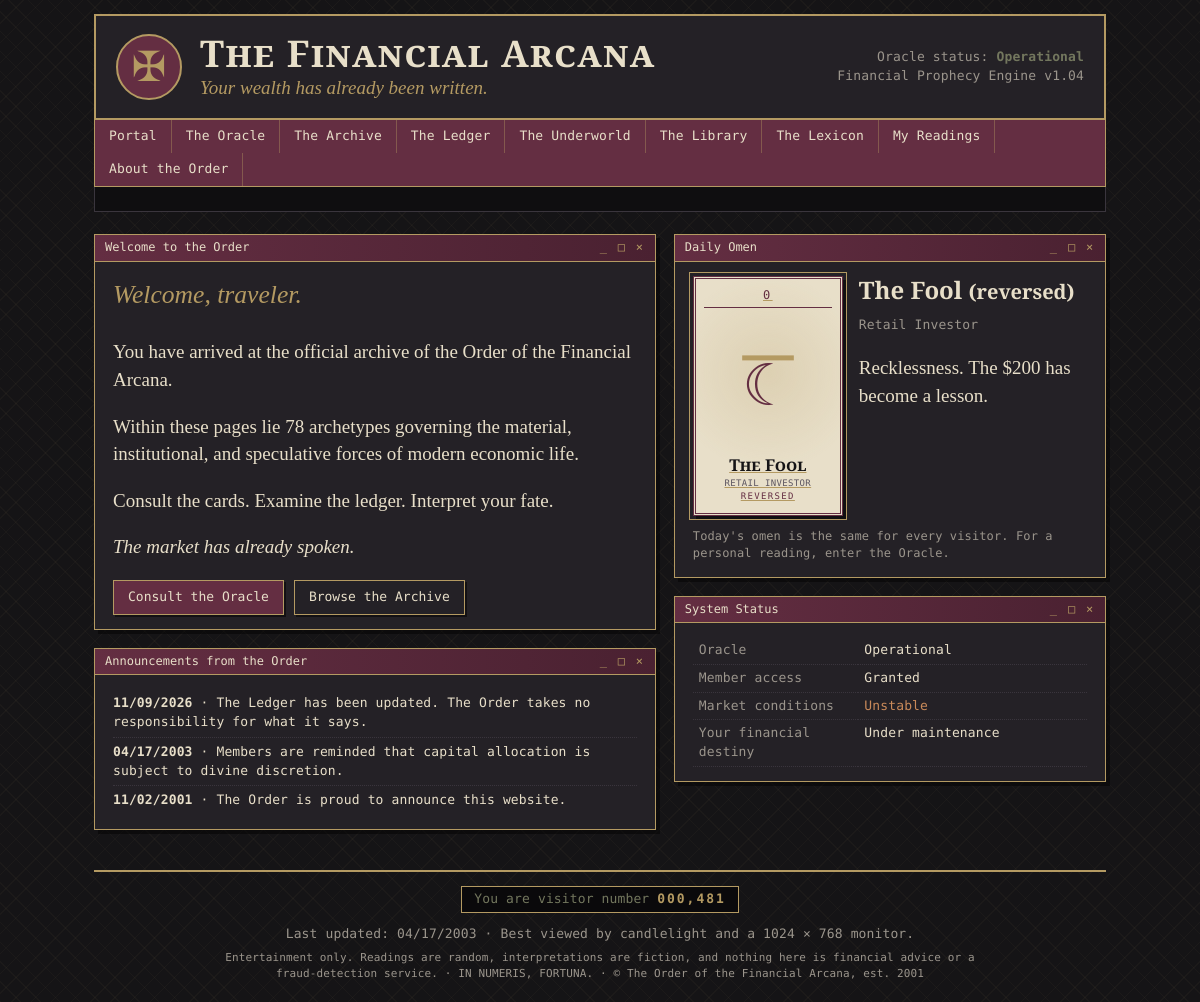
The page / on the database its author committed.
### models.py (models this page shows, shortened)
class Card(db.Model):
    __tablename__ = "cards"
    card_id = db.Column(db.Integer, primary_key=True)
    name = db.Column(db.String(80), unique=True, nullable=False)
    arcana = db.Column(db.String(10), nullable=False)       # Major / Minor
    suit = db.Column(db.String(12))                          # NULL for Major
    number = db.Column(db.Integer, nullable=False)           # 0-21 major, 1-14 minor
    archetype = db.Column(db.String(120), nullable=False)
    traditional_meaning = db.Column(db.Text)
    upright_meaning = db.Column(db.Text)
    reversed_meaning = db.Column(db.Text)
    keywords = db.Column(db.Text)
    financial_domain = db.Column(db.String(60))
    image_path = db.Column(db.String(200))
    traditional_reversed = db.Column(db.Text)
    questions = db.Column(db.Text)                    # "questions to ask", one per line
    tarot_archetype = db.Column(db.String(120))
    symbolic_family = db.Column(db.String(80))
    symbolic_themes = db.Column(db.String(200))
    interpretations = db.relationship("Interpretation", back_populates="card",
                                      cascade="all, delete-orphan")
    metric_links = db.relationship("CardMetric", back_populates="card",
                                   cascade="all, delete-orphan")
    @property
    def numeral(self):
        if self.arcana == "Major":
            return ROMAN[self.number]
        return RANK_LABELS.get(self.number, ROMAN[self.number])
    @property
    def symbol(self):
        return "☽" if self.arcana == "Major" else SUIT_SYMBOLS.get(self.suit, "✠")

### app.py (the view)
@app.route("/")
def index():
    rng = random.Random(date.today().isoformat())
    cards = Card.query.order_by(Card.card_id).all()
    omen = rng.choice(cards) if cards else None
    orientation = rng.choice(["upright", "reversed"])
    return render_template("index.html", omen=omen, orientation=orientation,
                           today=date.today().strftime("%m/%d/%Y"))

### app.py (called while the page is built)
@app.before_request
def ensure_session():
    if "sid" not in session:
        session["sid"] = uuid.uuid4().hex
        session.permanent = True

@app.context_processor
def inject_globals():
    try:
        visitors = 481 + Reading.query.count()
    except Exception:
        visitors = 481
    return dict(visitor_count=f"{visitors:07,}", this_year=date.today().year)

### templates/index.html (shortened to what this page needs)
{% extends "base.html" %}
{% from "_macros.html" import card_face, window %}
{% block content %}
<div class="grid-2">
  <div>
    {% call window("Welcome to the Order") %}
      <p class="lede">Welcome, traveler.</p>
      <p>You have arrived at the official archive of the Order of the Financial Arcana.</p>
      <p>Within these pages lie 78 archetypes governing the material, institutional, and speculative forces of modern economic life.</p>
      <p>Consult the cards. Examine the ledger. Interpret your fate.</p>
      <p><i>The market has already spoken.</i></p>
      <p class="cta">
        <a class="btn" href="{{ url_for('oracle') }}">Consult the Oracle</a>
        <a class="btn ghost" href="{{ url_for('archive') }}">Browse the Archive</a>
      </p>
    {% endcall %}
    {% call window("Announcements from the Order") %}
      <ul class="plain mono">
        <li><b>{{ today }}</b> · The Ledger has been updated. The Order takes no responsibility for what it says.</li>
        <li><b>04/17/2003</b> · Members are reminded that capital allocation is subject to divine discretion.</li>
        <li><b>11/02/2001</b> · The Order is proud to announce this website.</li>
      </ul>
    {% endcall %}
  </div>
  <div>
    {% call window("Daily Omen") %}
      {% if omen %}
      <div class="omen">
        <a href="{{ url_for('card_detail', card_id=omen.card_id) }}">{{ card_face(omen, orientation) }}</a>
        <div>
          <h3>{{ omen.name }}{% if orientation == 'reversed' %} <small>(reversed)</small>{% endif %}</h3>
          <p class="mono dim">{{ omen.archetype }}</p>
          <p>{{ omen.reversed_meaning if orientation == 'reversed' else omen.upright_meaning }}</p>
        </div>
      </div>
      <p class="mono dim small">Today's omen is the same for every visitor. For a personal reading, enter the Oracle.</p>
      {% else %}
      <p>The deck is empty. Run <code>python3 arcana.py reset</code>.</p>
      {% endif %}
    {% endcall %}
    {% call window("System Status") %}
      <table class="kv mono">
        <tr><td>Oracle</td><td>Operational</td></tr>
        <tr><td>Member access</td><td>Granted</td></tr>
        <tr><td>Market conditions</td><td class="warn">Unstable</td></tr>
        <tr><td>Your financial destiny</td><td>Under maintenance</td></tr>
      </table>
    {% endcall %}
  </div>
</div>
{% endblock %}

### templates/_macros.html (shortened to what this page needs)
{% macro card_face(card, orientation=None, small=False) %}
<div class="tarot {{ 'suit-' ~ (card.suit|lower if card.suit else 'major') }}{{ ' small' if small }}{{ ' is-reversed' if orientation == 'reversed' }}">
  <div class="tarot-top">{{ card.numeral }}</div>
  <div class="tarot-art">
    {% if card.image_path %}<img src="{{ url_for('static', filename=card.image_path) }}" alt="{{ card.name }}">
    {% else %}<span class="glyph">{{ card.symbol }}</span>{% endif %}
  </div>
  <div class="tarot-name">{{ card.name }}</div>
  <div class="tarot-sub">{{ card.archetype }}</div>
</div>
{% endmacro %}
{% macro window(title) %}
<section class="window">
  <div class="titlebar"><span>{{ title }}</span><span class="wbtns">_ □ ×</span></div>
  <div class="window-body">{{ caller() }}</div>
</section>
{% endmacro %}

### static/css/style.css (style rules this page uses)
:root { --black: #151416; --charcoal: #242126; --burgundy: #642E42; --gold: #B49A62; --cream: #E8DFC9; --olive: #73775E; --blue: #697C8C; --gray: #9B958C; --serif: "Cormorant Garamond", "EB Garamond", Georgia, serif; --mono: "DM Mono", "Courier New", monospace; }
* { box-sizing: border-box; }
html { background: var(--black); }
body { margin: 0; color: var(--cream); font-family: var(--serif); font-size: 19px; line-height: 1.45; background: repeating-linear-gradient(45deg, rgba(180,154,98,.045) 0 1px, transparent 1px 14px), repeating-linear-gradient(-45deg, rgba(180,154,98,.045) 0 1px, transparent 1px 14px), var(--black); }
a { color: var(--gold); text-decoration: underline; }
h1, h2, h3 { font-weight: 600; line-height: 1.15; }
h3 { margin: .2em 0 .4em; }
.mono { font-family: var(--mono); font-size: 13px; letter-spacing: .01em; }
.dim { color: var(--gray); }
.small { font-size: 14px; }
.mono.small { font-size: 12px; }
.window { background: var(--charcoal); border: 1px solid var(--gold); margin-bottom: 18px; box-shadow: 4px 4px 0 rgba(0,0,0,.45); }
.titlebar { display: flex; justify-content: space-between; background: linear-gradient(90deg, var(--burgundy), #4a2131); color: var(--cream); font-family: var(--mono); font-size: 12px; padding: 4px 10px; border-bottom: 1px solid var(--gold); }
.wbtns { color: var(--gold); letter-spacing: .15em; }
.window-body { padding: 14px 18px; }
.window-body > :first-child { margin-top: 0; }
.window-body > :last-child { margin-bottom: 0; }
.lede { font-size: 1.6rem; font-style: italic; color: var(--gold); }
.grid-2 { display: grid; grid-template-columns: 1.3fr 1fr; gap: 18px; }
ul.plain { list-style: none; padding: 0; margin: 0; }
ul.plain li { padding: 5px 0; border-bottom: 1px dotted #3a353d; }
ul.plain li:last-child { border-bottom: 0; }
table.kv { width: 100%; border-collapse: collapse; }
table.kv td { padding: 4px 6px; border-bottom: 1px dotted #3a353d; vertical-align: top; }
table.kv td:first-child { color: var(--gray); width: 42%; }
.warn { color: #c98a5a; }
.btn { display: inline-block; font-family: var(--mono); font-size: 13px; cursor: pointer; text-decoration: none; background: var(--burgundy); color: var(--cream); border: 1px solid var(--gold); padding: 7px 14px; border-radius: 0; box-shadow: 2px 2px 0 rgba(0,0,0,.5); }
.btn.ghost { background: transparent; }
.cta { margin-top: 16px; display: flex; gap: 10px; flex-wrap: wrap; align-items: center; }
.tarot { width: 150px; aspect-ratio: 5 / 8; padding: 8px 8px 10px; text-align: center; display: flex; flex-direction: column; background: var(--cream); color: var(--black); border: 3px double var(--burgundy); outline: 1px solid var(--gold); outline-offset: 3px; box-shadow: 3px 4px 0 rgba(0,0,0,.55); background-image: radial-gradient(circle at 50% 40%, rgba(180,154,98,.22), transparent 62%); }
.tarot-top { font-family: var(--mono); font-size: 12px; letter-spacing: .2em; color: var(--burgundy); border-bottom: 1px solid var(--burgundy); padding-bottom: 3px; }
.tarot-art { flex: 1; display: grid; place-items: center; overflow: hidden; }
.tarot .glyph { font-size: 3.6rem; color: var(--burgundy); line-height: 1; }
.tarot-name { font-weight: 700; font-size: 1.02rem; line-height: 1.05; font-variant: small-caps; }
.tarot-sub { font-family: var(--mono); font-size: 9px; color: #5c5560; margin-top: 3px; text-transform: uppercase; letter-spacing: .04em; }
.tarot.is-reversed .tarot-art { transform: rotate(180deg); }
.tarot.is-reversed::after { content: "REVERSED"; font-family: var(--mono); font-size: 9px; color: var(--burgundy); letter-spacing: .15em; }
.tarot { transition: transform .12s; }
.omen { display: flex; gap: 16px; align-items: flex-start; }
.omen h3 { font-size: 1.5rem; margin-top: 0; }

### rows shown on the page
Card: numeral "0", symbol "☽", name "The Fool", archetype "RETAIL INVESTOR", archetype "Retail Investor", reversed_meaning "Recklessness. The $200 has become a lesson."

### other values the page prints
{{ title }} "Welcome to the Order Announcements from the Order Daily Omen System Status"
{{ visitor_count }} "000,481"
